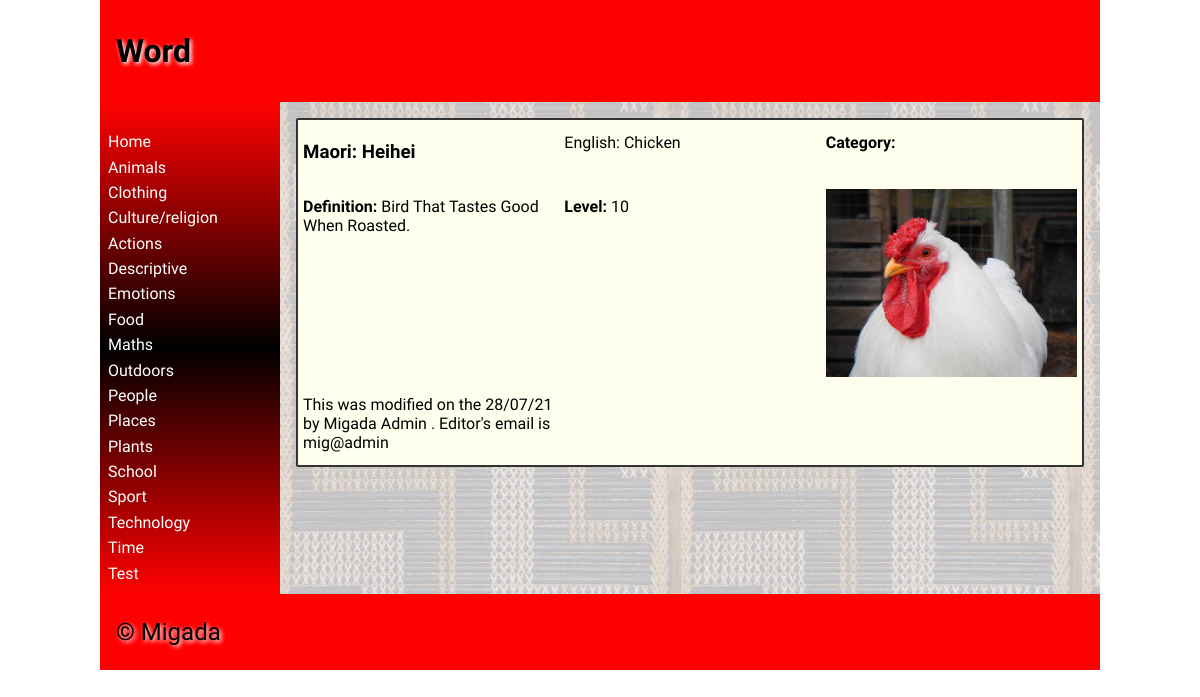
Screenshot of /wordpage?word=41&category= with the database file from the repository.
### tables this page shows
CREATE TABLE "category"
(
	categoryid INTEGER
		constraint category_pk
			primary key autoincrement,
	category varchar(30)
);

CREATE TABLE "dictionary_values"
(
	id INTEGER
		constraint dictionary_values_pk
			primary key autoincrement,
	maori varchar(60),
	english varchar(100),
	category INTEGER,
	definition varchar(500),
	level INTEGER,
	picture varchar(15),
	userid INTEGER,
	date_modified char(8)
);

CREATE TABLE users
(
	id INTEGER
		constraint users_pk
			primary key autoincrement,
	fname varchar(30),
	lname varchar(30),
	email varchar(80),
	password varchar(120)
);

### app.py (the view)
@app.route('/wordpage') # Word Page
def render_wordpage():
    id = request.args.get("word") #Gets the information from the URL arguments.
    categoryname = request.args.get("category")
    con = create_connection("maori_dictionary.db") # Gets all the information for the one word.
    query = "SELECT id, maori, english, category, definition, level, picture, userid, date_modified FROM dictionary_values WHERE id=?"
    cur = con.cursor()
    cur.execute(query, (id,))
    print(cur.fetchall)
    one = cur.fetchall()[0]
    userid = one[7]
    print(userid)
    print(one)
    con.close()
    con = create_connection("maori_dictionary.db") # This gets all the creator/modifiers information.
    query = "SELECT fname, lname, email FROM users WHERE id=?"
    cur = con.cursor()
    cur.execute(query, (userid,))
    details = cur.fetchall()
    print(details[0])
    fname = details[0][0]
    lname = details[0][1]
    email = details[0][2]
    con.close()
    return return_page('wordpage.html', oneword=one, category=categoryname, logged_in=is_logged_in(), fname=fname, lname=lname, email=email) # renders the wordpage and sends all the information to the HTML page.

### app.py (called while the page is built)
def create_connection(db_file): # This function is used to make a connection with the database.
    try:                        #It is used when ever I do a query.
        connection = sqlite3.connect(db_file)
        return connection
    except Error as e:
        print(e)

def return_page(page, **extras): # This function does the rendering of the webpages. It allows me to pass through all of the cateogory information to all the pages.
    con = create_connection("maori_dictionary.db") # Makes connection and executes query to get category information.
    query = "SELECT categoryid, category  FROM category"
    cur = con.cursor()
    cur.execute(query)
    categorylist = dict(cur.fetchall())
    print(categorylist)
    con.close
    return render_template(page, categories=categorylist, **extras) # Renders all the webpages and sends category information.

def is_logged_in(): # Checks if and user is logged in.
    if session.get("email") is None:
        print("not logged in")
        return False
    else:
        print("logged in")
        return True

### templates/wordpage.html (shortened to what this page needs)
{% extends 'base.html' %}
{% block heading %}Word{% endblock %}
{% block main %}
    <div class="word-box" >
        <h3>Maori: {{ oneword[1]|title }}</h3>
        <p>English: {{ oneword[2]|title }}</p>
        <p><strong>Category: </strong>{{ category|title }}</p>
        <p><strong>Definition: </strong>{{ oneword[4]|title }}</p>
        <p><strong>Level: </strong>{{ oneword[5] }}</p>
        <img src="static/images/{{ oneword[6] }}.png">
        <p>This was modified on the {{ oneword[8] }} by {{ fname }} {{ lname }} . Editor's email is {{ email }}</p>
    </div>
{% endblock %}

### templates/base.html (shortened to what this page needs)
<!doctype html>
<html lang="en">
<head>
	<link href="{{ url_for('static', filename='css/style.css') }}" rel="stylesheet">
</head>
<body>
	<div id="container">
		<header>
			<h1>{% block heading %}{% endblock %}</h1>
		</header>
		<nav>
			<ul>
                <li><a href="\">Home</a></li>
                {% for id, category in categories.items() %}
                    <li><a href="/categorypage?category={{ id }}">{{ category|title }}</a></li>
                {% endfor %}
			</ul>
		</nav>
		<main>
            {% block main%}{% endblock %}
        </main>
		<footer>
			<p>
				&copy; Migada
			</p>
		</footer>
	</div>
</body>
</html>

### static/css/style.css (style rules this page uses)
* { font-family: Comfortaa, sans-serif; margin: 0; padding: 0; box-sizing: border-box; }
#container { display: grid; grid-template-columns: 75px auto; grid-template-areas: 'nav header' 'main main' 'footer footer'; }
header { grid-area: header; background-color: #f00; padding: 1rem; }
nav { grid-area: nav; }
main { grid-area: main; padding: 1rem; background-color: #edd; }
h1, h2, h3, h4 { padding: 1rem 0; font-family: 'Suez One', serif; color: #000; text-shadow: 2px 2px 4px #fff; }
p { padding: 0.5rem 0; }
a { color: #222; }
img { width: 100%; }
footer { grid-area: footer; padding: 1rem; background-color: #f00; }
footer p { color: #000; text-shadow: 2px 2px 4px #fff; font-size: 1.5rem; }
@media only screen and (min-width: 768px) { #container { grid-template-columns: 180px auto; grid-template-areas: 'header header' 'nav main' 'footer footer'; } }
@media only screen and (min-width: 768px) { nav { background: linear-gradient(180deg, rgba(255,0,0,1) 0%, rgba(0, 0, 0, 1) 50%, rgba(255,0,0,1) 100%); padding: 0.5rem; } }
@media only screen and (min-width: 768px) { nav ul { list-style: none; } }
@media only screen and (min-width: 768px) { nav li { padding: 0.2rem 0; } }
@media only screen and (min-width: 768px) { nav a { color: #fff; text-decoration: none; } }
@media only screen and (min-width: 768px) { main { background-image: url('/poutama.png'); } }
@media only screen and (min-width: 1000px) { #container { width: 1000px; margin: auto; } }
@media only screen and (min-width: 1000px) { .word-box { background-color: #ffe; padding:5px; border: 2px solid #333; border-radius: 2px; display: grid; grid-template-columns: 1fr 1fr 1fr; grid-column-gap: 10px; grid-row-gap: 10px; } }

### rows the page displays
category: category "Animals"
category: category "Clothing"
category: category "Culture/religion"
category: category "Actions"
category: category "Descriptive"
category: category "Emotions"
category: category "Food"
category: category "Maths"
category: category "Outdoors"
category: category "People"
category: category "Places"
category: category "Plants"
category: category "School"
category: category "Sport"
category: category "Technology"
category: category "Time"
category: category "Test"
dictionary_values: maori "Heihei", english "Chicken", definition "Bird That Tastes Good When Roasted.", level "10", picture (picture), date_modified "28/07/21"
users: fname "Migada", lname "Admin", email "mig@admin"
